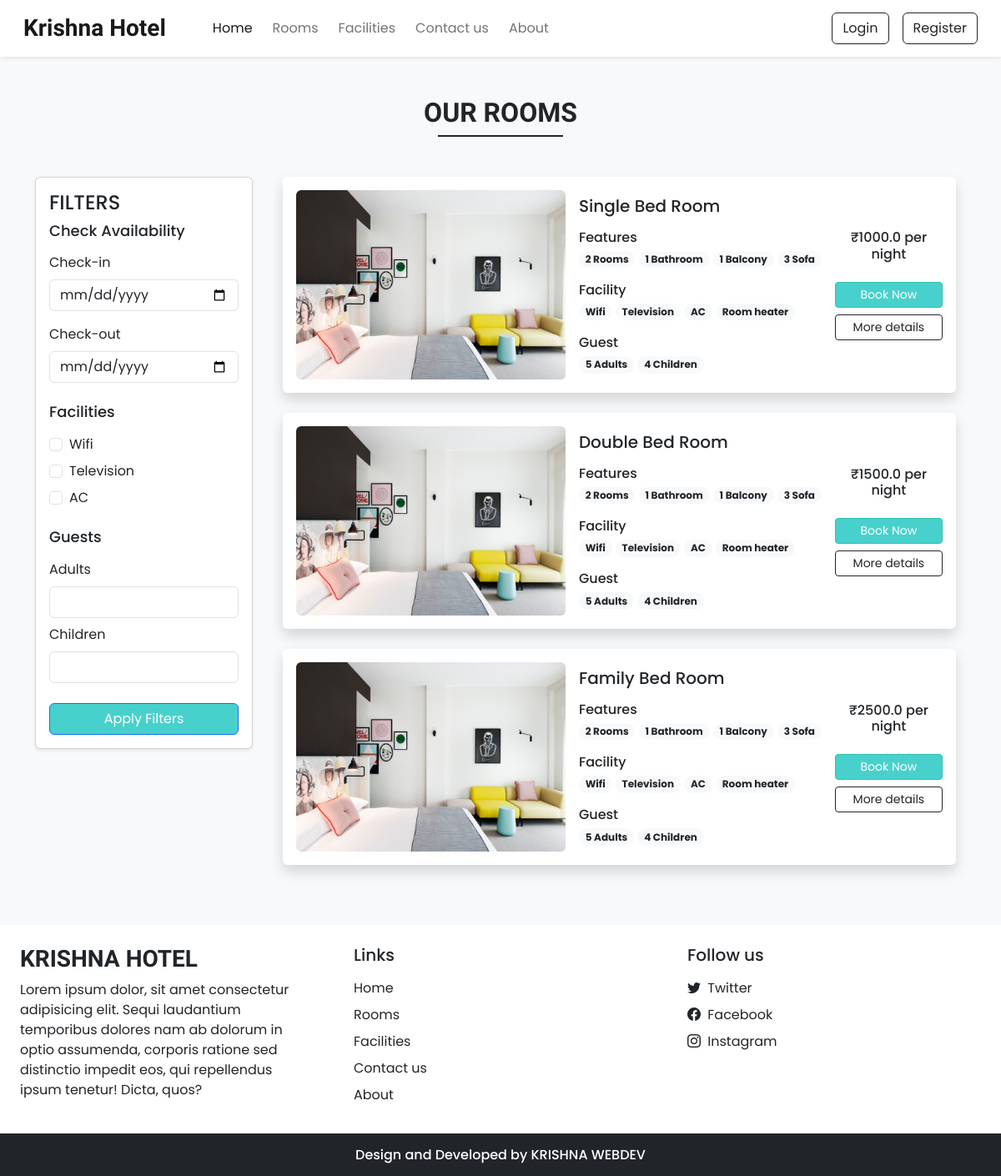
Screenshot of /rooms with the database file from the repository.
### app.py (models this page shows)
class Room(db.Model):
    id = db.Column(db.Integer, primary_key=True)
    name = db.Column(db.String(100), nullable=False)
    price = db.Column(db.Float, nullable=False)
    status = db.Column(db.String(20), default='Available')
    image = db.Column(db.String(255), nullable=False, default='default.jpg')

### app.py (the view)
@app.route('/rooms', methods=['GET'])
def rooms():
    rooms_list = Room.query.filter_by(status='Available').all()
    return render_template('rooms.html', rooms=rooms_list)

### templates/rooms.html (shortened to what this page needs)
<!DOCTYPE html>
<html lang="en">
<head>
    <link rel="stylesheet" href="css/common.css">
    <link rel="stylesheet" href="css/common.css">
    <link rel="stylesheet" href="https://cdn.jsdelivr.net/npm/swiper@11/swiper-bundle.min.css" />
    <link href="https://cdn.jsdelivr.net/npm/bootstrap@5.0.2/dist/css/bootstrap.min.css" rel="stylesheet">
    <link rel="stylesheet" href="https://cdn.jsdelivr.net/npm/bootstrap-icons@1.11.3/font/bootstrap-icons.min.css">
    <link href="https://cdn.jsdelivr.net/npm/bootstrap@5.3.0-alpha1/dist/css/bootstrap.min.css" rel="stylesheet">
    <link rel="stylesheet" href="css/common.css">
</head>
<body class="bg-light">
    <nav class="navbar navbar-expand-lg navbar-light bg-white px-lg-3 py-lg-2 shadow-sm sticky-top">
    <div class="container-fluid">
        <a class="navbar-brand me-5 fw-bold fs-3 h-font" href="{{ url_for('home') }}">Krishna Hotel</a>
        <div class="collapse navbar-collapse" id="navbarSupportedContent">
            <ul class="navbar-nav me-auto mb-2 mb-lg-0">
                <li class="nav-item">
                    <a class="nav-link active me-2" aria-current="page" href="{{ url_for('home') }}">Home</a>
                </li>
                <li class="nav-item">
                    <a class="nav-link me-2" href="{{ url_for('rooms') }}">Rooms</a>
                </li>
                <li class="nav-item">
                    <a class="nav-link me-2" href="{{ url_for('facilities') }}">Facilities</a>
                </li>
                <li class="nav-item">
                    <a class="nav-link me-2" href="{{ url_for('contact') }}">Contact us</a>
                </li>
                <li class="nav-item">
                    <a class="nav-link" href="{{ url_for('about') }}">About</a>
                </li>
            </ul>
            {% if current_user.is_authenticated %}
            <div class="d-flex align-items-center">
                <div class="rounded-circle bg-primary text-white d-flex justify-content-center align-items-center"
                     style="width:40px; height:40px;">
                    {{ current_user.username[0] | upper }}
                </div>
                <a href="{{ url_for('logout') }}" class="btn btn-outline-dark ms-3">Logout</a>
            </div>
            {% else %}
            <div class="d-flex">
                <button type="button" class="btn btn-outline-dark shadow-none me-lg-3 me-2" data-bs-toggle="modal" data-bs-target="#loginModal">Login</button>
                <button type="button" class="btn btn-outline-dark shadow-none" data-bs-toggle="modal" data-bs-target="#registerModal">Register</button>
            </div>
            {% endif %}
        </div>
    </div>
</nav>
    <div class="my-5 px-4">
        <h2 class="fw-bold h-font text-center">OUR ROOMS</h2>
        <div class="h-line bg-dark"></div>
    </div>
    <div class="container">
        <div class="row">
            <div class="col-lg-3 col-md-12 mb-lg-0 mb-4">
                <form action="{{ url_for('rooms') }}" method="GET">
                    <div class="card shadow-sm mb-4">
                        <div class="card-body">
                            <h4 class="card-title">FILTERS</h4>
                            <div class="mb-4">
                                <h5 class="mb-3" style="font-size: 18px;">Check Availability</h5>
                                <label class="form-label">Check-in</label>
                                <input type="date" name="checkin" class="form-control mb-3">
                                <label class="form-label">Check-out</label>
                                <input type="date" name="checkout" class="form-control">
                            </div>
                            <div class="mb-4">
                                <h5 class="mb-3" style="font-size: 18px;">Facilities</h5>
                                <div class="form-check mb-2">
                                    <input type="checkbox" class="form-check-input" name="facilities" value="wifi" id="f1">
                                    <label class="form-check-label" for="f1">Wifi</label>
                                </div>
                                <div class="form-check mb-2">
                                    <input type="checkbox" class="form-check-input" name="facilities" value="television" id="f2">
                                    <label class="form-check-label" for="f2">Television</label>
                                </div>
                                <div class="form-check mb-2">
                                    <input type="checkbox" class="form-check-input" name="facilities" value="ac" id="f3">
                                    <label class="form-check-label" for="f3">AC</label>
                                </div>
                            </div>
                            <div class="mb-4">
                                <h5 class="mb-3" style="font-size: 18px;">Guests</h5>
                                <div class="mb-2">
                                    <label class="form-label">Adults</label>
                                    <input type="number" name="adults" class="form-control">
                                </div>
                                <div>
                                    <label class="form-label">Children</label>
                                    <input type="number" name="children" class="form-control">
                                </div>
                            </div>
                            <button type="submit" class="btn btn-primary w-100" style="background-color:mediumturquoise">Apply Filters</button>
                        </div>
                    </div>
                </form>
            </div>
            <div class="col-lg-9 col-md-12 px-4">
                {% for room in rooms %}
                <div class="card mb-4 border-0 shadow">
                    <div class="row g-0 p-3 align-items-center">
                        <div class="col-md-5 mb-lg-0 mb-md-0 mb-3">
                            <img src="{{ url_for('static', filename='Images/17.jpg') }}" class="img-fluid rounded" alt="{{ room.name }}">
                        </div>
                        <div class="col-md-5 px-lg-3 px-md-3 px-0">
                            <h5 class="mb-3">{{ room.name }}</h5>
                            <div class="features mb-3">
                                <h6 class="mb-1">Features</h6>
                                <span class="badge rounded-pill bg-light text-dark text-wrap">2 Rooms</span>
                                <span class="badge rounded-pill bg-light text-dark text-wrap">1 Bathroom</span>
                                <span class="badge rounded-pill bg-light text-dark text-wrap">1 Balcony</span>
                                <span class="badge rounded-pill bg-light text-dark text-wrap">3 Sofa</span>
                            </div>
                            <div class="facilities mb-3">
                                <h6 class="mb-1">Facility</h6>
                                <span class="badge rounded-pill bg-light text-dark text-wrap">Wifi</span>
                                <span class="badge rounded-pill bg-light text-dark text-wrap">Television</span>
                                <span class="badge rounded-pill bg-light text-dark text-wrap">AC</span>
                                <span class="badge rounded-pill bg-light text-dark text-wrap">Room heater</span>
                            </div>
                            <div class="guest">
                                <h6 class="mb-1">Guest</h6>
                                <span class="badge rounded-pill bg-light text-dark text-wrap">5 Adults</span>
                                <span class="badge rounded-pill bg-light text-dark text-wrap">4 Children</span>
                            </div>
                        </div>
                        <div class="col-md-2 mt-lg-0 mt-md-0 mt-4 text-center">
                            <h6 class="mb-4">₹{{ room.price }} per night</h6>
                            <a href="{{ url_for('book', room_id=room.id, checkin='2025-03-01', checkout='2025-03-05') }}" class="btn btn-sm w-100 text-white custom-bg shadow-none mb-2" style="background-color:mediumturquoise">Book Now</a>
                            <a href="{{ url_for('room_details', room_id=room.id) }}" class="btn btn-sm w-100 btn-outline-dark shadow-none">More details</a>
                        </div>
                    </div>
                </div>
                {% else %}
                <p>No rooms found matching your filters.</p>
                {% endfor %}
            </div>
        </div>
    </div>
    <div class="container-fluid bg-white mt-5">
        <div class="row">
            <div class="col-lg-4 p-4">
                <h3 class="h-font fw-bold fs-3 mb-2">KRISHNA HOTEL</h3>
                <p>
                    Lorem ipsum dolor, sit amet consectetur adipisicing elit.
                    Sequi laudantium temporibus dolores nam ab dolorum in optio assumenda,
                    corporis ratione sed distinctio impedit eos, qui repellendus ipsum tenetur! Dicta, quos?
                </p>
            </div>
            <div class="col-lg-4 p-4">
                <h5 class="mb-3">Links</h5>
                <a href="#" class="d-inline-block mb-2 text-dark text-decoration-none" aria-label="Go to Home">Home</a><br>
                <a href="#" class="d-inline-block mb-2 text-dark text-decoration-none" aria-label="Go to Rooms">Rooms</a><br>
                <a href="#" class="d-inline-block mb-2 text-dark text-decoration-none" aria-label="View Facilities">Facilities</a><br>
                <a href="#" class="d-inline-block mb-2 text-dark text-decoration-none" aria-label="Contact us">Contact us</a><br>
                <a href="#" class="d-inline-block mb-2 text-dark text-decoration-none" aria-label="About the hotel">About</a>
            </div>
            <div class="col-lg-4 p-4">
                <h5 class="mb-3">Follow us</h5>
                <a href="#" class="d-inline-block text-dark text-decoration-none mb-2" aria-label="Follow us on Twitter">
                    <i class="bi bi-twitter me-1"></i> Twitter
                </a><br>
                <a href="#" class="d-inline-block text-dark text-decoration-none mb-2" aria-label="Follow us on Facebook">
                    <i class="bi bi-facebook me-1"></i> Facebook
                </a><br>
                <a href="#" class="d-inline-block text-dark text-decoration-none" aria-label="Follow us on Instagram">
                    <i class="bi bi-instagram me-1"></i> Instagram
                </a><br>
            </div>
        </div>
    </div>
    <h6 class="text-center bg-dark text-white p-3 m-0">Design and Developed by KRISHNA WEBDEV</h6>
</body>
</html>

### css/common.css (style rules this page uses)
:root { --teal: #2ec1ac; --teal_hover: #279e8c; }
* { font-family: "Poppins", sans-serif; }
.h-font { font-family: "Merienda", cursive; }
input[type=number] { -moz-appearance: textfield; }
.custom-bg { background-color: var(--teal); border: 1px solid var(--teal); }
.h-line { width: 150px; margin: 0 auto; height: 1.7px; }

### rows the page displays
Room: name "Single Bed Room", price "1000.0"
Room: name "Double Bed Room", price "1500.0"
Room: name "Family Bed Room", price "2500.0"
